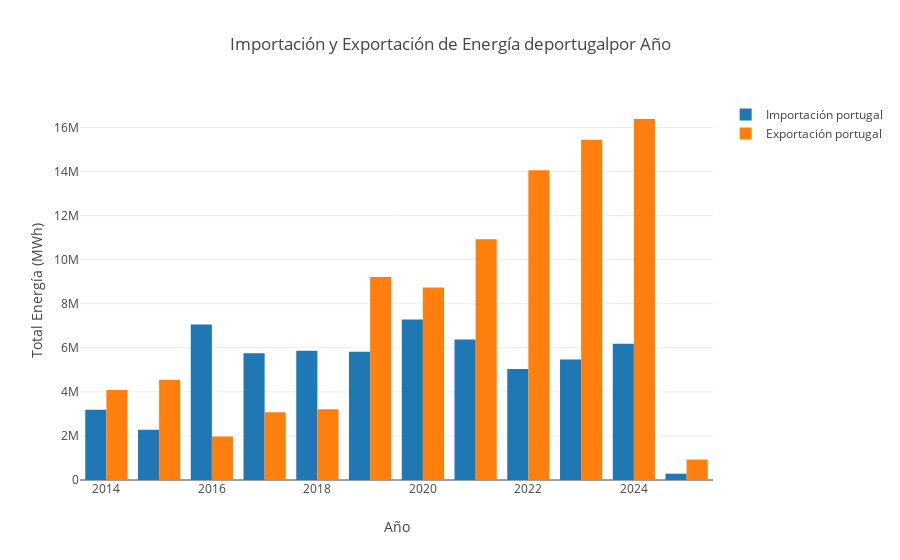

Notebook code cell kept with this figure:
### Code cell
def importaciónVSexportacion(pais: String, df: DataFrame): Unit = {

    // Agrupar los datos por año y tipo de intercambio (Importación/Exportación)
    val dfAgrupado = df
      .filter($"Pais" === pais)
      .groupBy(date_format(col("Fecha"), "yyyy").as("Año"), $"TipoIntercambio")
      .agg(sum("Valor").as("TotalValor"))
      .orderBy("Año", "TipoIntercambio")

    val años = dfAgrupado.select("Año").distinct().orderBy("Año").as[String].collect.toSeq
    val importaciones = dfAgrupado.filter(col("TipoIntercambio") === "Importación").select("TotalValor").as[Double].collect.toSeq
    val exportaciones = dfAgrupado.filter(col("TipoIntercambio") === "Exportación").select("TotalValor").as[Double].collect.toSeq

    val exportacionesEnPositivo = exportaciones.map(valor => valor * -1)

    // Crear las barras para importación y exportación con valores absolutos
    val barraImportacion = Bar(x = años, y = importaciones, name = s"Importación $pais")
    val barraExportacion = Bar(x = años, y = exportacionesEnPositivo, name = s"Exportación $pais")

    // Definir los datos y el layout del gráfico
    val data = Seq(barraImportacion, barraExportacion)
    val layout = Layout(
      title = "Importación y Exportación de Energía de" +  pais + "por Año",
      xaxis = Axis(title = "Año"),
      yaxis = Axis(title = "Total Energía (MWh)"),
      barmode = BarMode.Group // Agrupar barras para compararlas lado a lado
    )

    // Generar el gráfico
    plot(data, layout)
}

importaciónVSexportacion("portugal", dfIntercambios )

### Figure 1 — Plotly figure (JSON) as saved in the notebook; plotly's stock layout.template omitted (floating-point values rounded to 4 significant figures)
{"data": [{"name": "Importación portugal", "type": "bar", "x": ["2014", "2015", "2016", "2017", "2018", "2019", "2020", "2021", "2022", "2023", "2024", "2025"], "y": [3184000.0, 2282000.0, 7056000.0, 5756000.0, 5869000.0, 5823000.0, 7285000.0, 6381000.0, 5039000.0, 5474000.0, 6186000.0, 286700.0]}, {"name": "Exportación portugal", "type": "bar", "x": ["2014", "2015", "2016", "2017", "2018", "2019", "2020", "2021", "2022", "2023", "2024", "2025"], "y": [4084000.0, 4549000.0, 1972000.0, 3071000.0, 3216000.0, 9218000.0, 8740000.0, 10930000.0, 14060000.0, 15440000.0, 16390000.0, 928500.0]}], "layout": {"autosize": true, "barmode": "group", "title": {"text": "Importación y Exportación de Energía deportugalpor Año"}, "xaxis": {"autorange": true, "range": [2014.0, 2026.0], "title": {"text": "Año"}, "type": "linear"}, "yaxis": {"autorange": true, "range": [0, 17250000.0], "title": {"text": "Total Energía (MWh)"}, "type": "linear"}}}
